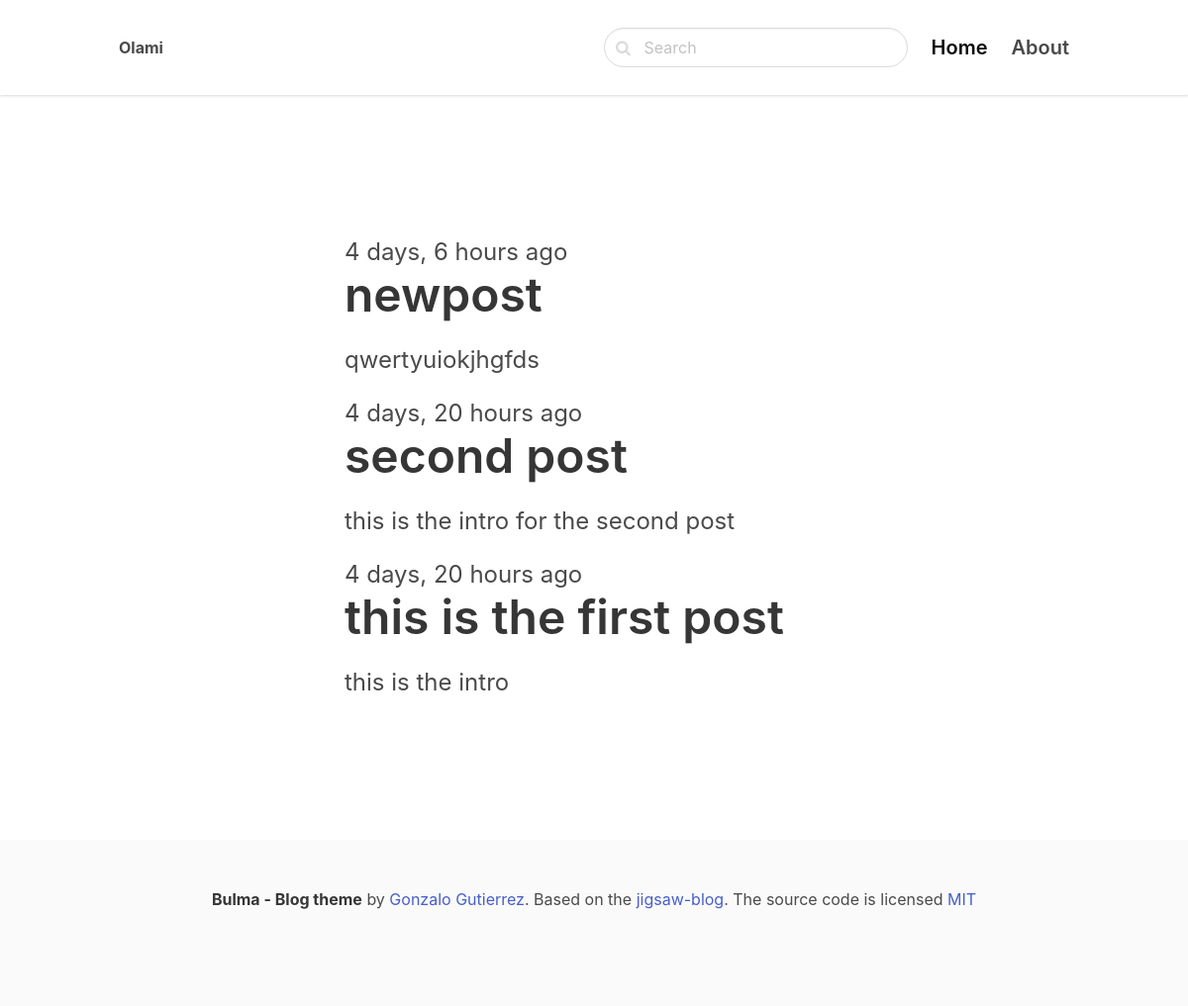
Page /django on the committed database.
### blog/models.py (models this page shows, shortened)
class Post(models.Model):
    ACTIVE = 'active'
    DRAFT = 'draft'
    CHOICES_STATUS =[
        (ACTIVE, 'Active'),
        (DRAFT, 'Draft'),
    ]
    category = models.ForeignKey(Category, related_name='posts', on_delete=models.CASCADE)
    title = models.CharField(max_length=255)
    slug = models.SlugField()
    intro = models.TextField()
    body = models.TextField()
    created_at = models.DateTimeField(auto_now_add=True)
    status = models.CharField(max_length=10, choices=CHOICES_STATUS, default=ACTIVE)
    image = models.ImageField(upload_to='uploads/', blank=True, null=True)
    class Meta:
        ordering = ('-created_at',)

### blog/views.py (the view)
# urls.py: path('<slug:slug>', views.category, name='category_detail'),
def category(request, slug):
    category= get_object_or_404(Category, slug=slug)
    posts = category.posts.filter(status=Post.ACTIVE)
    return render(request, 'blog/category.html', {'category': category, 'posts': posts})

### blog/templates/blog/category.html (shortened to what this page needs)
{% extends 'core/base.html' %}
{% block content %}
<section class="hero ">
    <div class="hero-body">
      <div class="container">
        <section class="section">
            <div class="columns">
                <div class="column is-8 is-offset-2">
                    {% for post in category.posts.all %}
                    <div class="content is-medium">
                            <a href="{% url 'post_detail' post.category.slug post.slug %}"
                            <h2 class="subtitle is-4">{{ post.created_at|timesince }} ago</h2>
                            <h1 class="title">{{ post.title }}</h1>
                            <p>{{ post.intro }}</p>
                        </a>
                    </div>
                    {% empty %}
                        <div>
                            <p>there are no posts in this category...</p>
                        </div>
                    {% endfor %}
                </div>
            </div>
        </section>
    </div>
</section>
{% endblock content %}

### rows in the picture
Post: created_at "4 days, 6 hours", title "newpost", intro "qwertyuiokjhgfds"
Post: created_at "4 days, 20 hours", title "second post", intro "this is the intro for the second post"
Post: created_at "4 days, 20 hours", title "this is the first post", intro "this is the intro"
